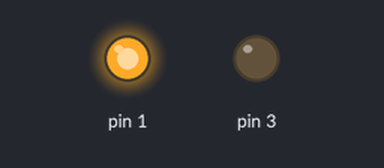
Recording of a sketch running on a simulated Arduino Uno, built with avr-gcc and run on an emulated ATmega328P. Shown: output pins drawn as LEDs (lit = HIGH).

Above: at 0.5 s.
At 2.5 s:
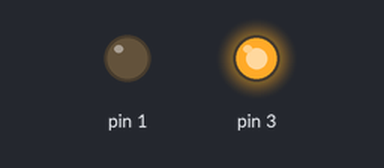
At 3.5 s:
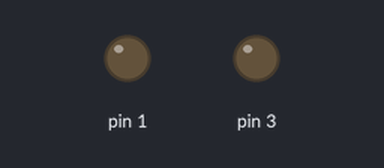
Timing chart, 0 to 5.2 s (numbered marks = the images above):
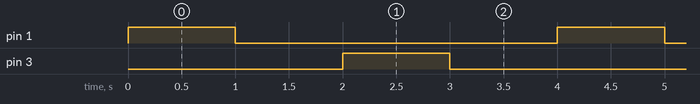

Measured:
- by itself, pin 1, pin 3: alternates HIGH for 1.0 s and LOW for 3.0 s
- by itself, everything shown: repeats every 4.0 s, in 4 steps

The sketch:

terrific_wolt_fulffy1.ino
```cpp
// C++ code
//
void setup()
{
  pinMode(1, OUTPUT);
  pinMode(3, OUTPUT);
}

void loop()
{
  digitalWrite(1, HIGH);
  delay(1000); // Wait for 1000 millisecond(s)
  digitalWrite(1, LOW);
  delay(1000); // Wait for 1000 millisecond(s)
  digitalWrite(3, HIGH);
  delay(1000);
  digitalWrite(3, LOW);
  delay(1000);
}
```
